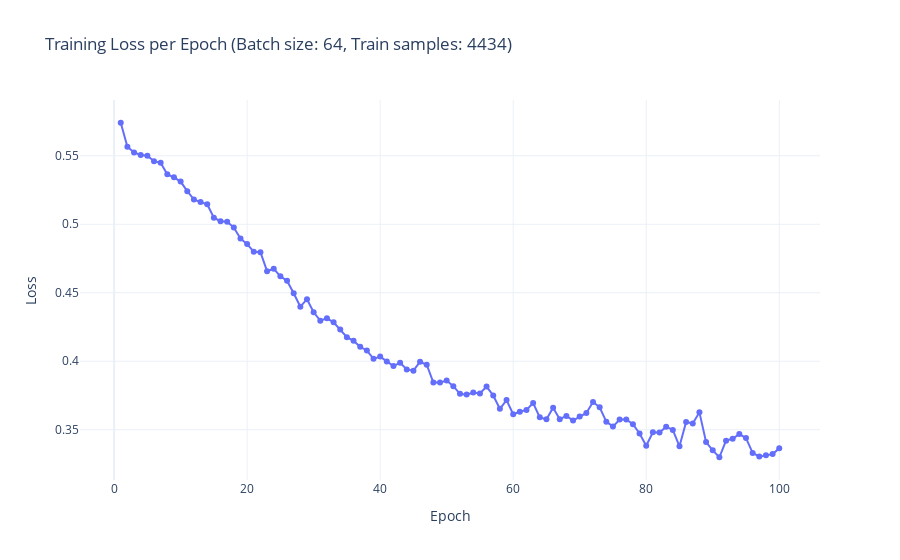

The cell this chart's notebook holds for it:
### Code cell
import plotly.graph_objects as go

batch_size = model_config['batch_size']
num_samples = len(train_dataset)

fig = go.Figure()
fig.add_trace(go.Scatter(
    y=loss_epochs,
    x=list(range(1, len(loss_epochs) + 1)),
    mode='lines+markers',
    name='Training Loss'
))
fig.update_layout(
    title=f"Training Loss per Epoch (Batch size: {batch_size}, Train samples: {num_samples})",
    xaxis_title="Epoch",
    yaxis_title="Loss",
    template="plotly_white"
)
fig.write_html(os.path.join(save_results_dir, "training_loss.html"))
fig.show()

### Figure 1 — Plotly figure (JSON) as saved in the notebook; plotly's stock layout.template omitted (floating-point values rounded to 4 significant figures)
{"data": [{"mode": "lines+markers", "name": "Training Loss", "type": "scatter", "x": [1, 2, 3, 4, 5, 6, 7, 8, 9, 10, 11, 12, 13, 14, 15, 16, 17, 18, 19, 20, 21, 22, 23, 24, 25, 26, 27, 28, 29, 30, 31, 32, 33, 34, 35, 36, 37, 38, 39, 40, 41, 42, 43, 44, 45, 46, 47, 48, 49, 50, 51, 52, 53, 54, 55, 56, 57, 58, 59, 60, 61, 62, 63, 64, 65, 66, 67, 68, 69, 70, 71, 72, 73, 74, 75, 76, 77, 78, 79, 80, 81, 82, 83, 84, 85, 86, 87, 88, 89, 90, 91, 92, 93, 94, 95, 96, 97, 98, 99, 100], "y": [0.5741, 0.5565, 0.5524, 0.5506, 0.55, 0.546, 0.5449, 0.5364, 0.5343, 0.5311, 0.5241, 0.5181, 0.5162, 0.5145, 0.5047, 0.5022, 0.5018, 0.4976, 0.4896, 0.4855, 0.4799, 0.4795, 0.4658, 0.4675, 0.462, 0.4588, 0.4497, 0.4399, 0.4453, 0.4358, 0.4296, 0.4314, 0.4284, 0.4231, 0.4175, 0.4149, 0.4105, 0.4079, 0.4017, 0.4034, 0.3998, 0.3964, 0.3989, 0.394, 0.3931, 0.3996, 0.3974, 0.3844, 0.3844, 0.3859, 0.3818, 0.3762, 0.3756, 0.3771, 0.3765, 0.3815, 0.375, 0.3653, 0.3717, 0.3614, 0.3631, 0.3644, 0.3695, 0.359, 0.3576, 0.3661, 0.3576, 0.36, 0.3567, 0.3596, 0.3622, 0.3702, 0.3663, 0.3559, 0.3523, 0.3574, 0.3575, 0.354, 0.3473, 0.3383, 0.3482, 0.3479, 0.3522, 0.3498, 0.3379, 0.3557, 0.3546, 0.3627, 0.341, 0.3349, 0.3299, 0.342, 0.3434, 0.3468, 0.3439, 0.3331, 0.3304, 0.3313, 0.3322, 0.3364]}], "layout": {"title": {"text": "Training Loss per Epoch (Batch size: 64, Train samples: 4434)"}, "xaxis": {"title": {"text": "Epoch"}}, "yaxis": {"title": {"text": "Loss"}}}}
